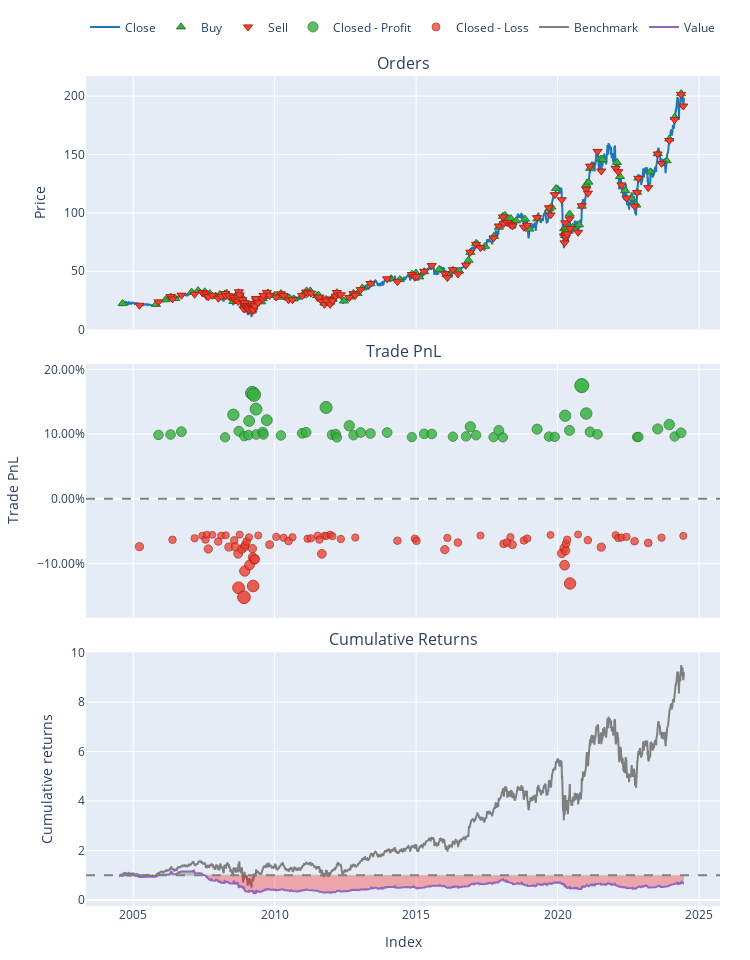

Notebook cell for this chart:
### Code cell
pf.plot().show()

### Figure 1 — Plotly figure (JSON) as saved in the notebook; plotly's stock layout.template omitted (floating-point values rounded to 4 significant figures; data arrays with more than 128 entries replaced by an {"elided": "..."} marker saying what was removed)
{"data": [{"legendgroup": "0", "line": {"color": "#1f77b4"}, "name": "Close", "showlegend": true, "type": "scatter", "uid": "cdec2ec7-48ce-4f07-94d1-85a0d6282d87", "x": {"elided": "5022 str values"}, "xaxis": "x", "y": {"elided": "5022 float values"}, "yaxis": "y"}, {"customdata": {"elided": "132x3 float values"}, "hovertemplate": "Order Id: %{customdata[0]}<br>Timestamp: %{x}<br>Price: %{y}<br>Size: %{customdata[1]:.6f}<br>Fees: %{customdata[2]:.6f}", "legendgroup": "1", "marker": {"color": "#37B13F", "line": {"color": "rgb(38,123,44)", "width": 1}, "size": 8, "symbol": "triangle-up"}, "mode": "markers", "name": "Buy", "type": "scatter", "uid": "65f2dfd6-ee5e-4756-918e-66555206458b", "x": {"elided": "132 str values"}, "xaxis": "x", "y": {"elided": "132 float values"}, "yaxis": "y"}, {"customdata": {"elided": "132x3 float values"}, "hovertemplate": "Order Id: %{customdata[0]}<br>Timestamp: %{x}<br>Price: %{y}<br>Size: %{customdata[1]:.6f}<br>Fees: %{customdata[2]:.6f}", "legendgroup": "2", "marker": {"color": "#EA4335", "line": {"color": "rgb(181,31,18)", "width": 1}, "size": 8, "symbol": "triangle-down"}, "mode": "markers", "name": "Sell", "type": "scatter", "uid": "17744648-3394-48f9-acbf-c8c8e4ca2281", "x": {"elided": "132 str values"}, "xaxis": "x", "y": {"elided": "132 float values"}, "yaxis": "y"}, {"customdata": {"elided": "53x4 float values"}, "hovertemplate": "Exit Trade Id: %{customdata[0]}<br>Position Id: %{customdata[1]}<br>Exit Timestamp: %{x}<br>PnL: %{customdata[2]:.6f}<br>Return: %{customdata[3]:.2%}", "legendgroup": "3", "marker": {"color": "#37B13F", "line": {"color": "rgb(38,123,44)", "width": 1}, "opacity": [0.8046, 0.8054, 0.8109, 0.8, 0.8436, 0.8118, 0.8024, 0.8044, 0.8317, 0.8856, 0.8824, 0.8545, 0.8055, 0.81, 0.8056, 0.8331, 0.8036, 0.8076, 0.8096, 0.8578, 0.8049, 0.806, 0.7997, 0.8223, 0.8041, 0.8092, 0.8073, 0.8092, 0.8003, 0.8067, 0.8064, 0.8012, 0.8017, 0.8204, 0.8042, 0.8003, 0.8133, 0.7999, 0.8158, 0.8014, 0.8008, 0.8418, 0.8133, 0.9, 0.846, 0.8103, 0.8058, 0.8004, 0.8008, 0.8162, 0.8246, 0.8016, 0.8086], "size": [9.548, 9.587, 9.84, 9.335, 11.37, 9.884, 9.444, 9.539, 10.81, 13.33, 13.18, 11.88, 9.591, 9.798, 9.595, 10.88, 9.503, 9.688, 9.784, 12.03, 9.563, 9.615, 9.32, 10.38, 9.523, 9.763, 9.676, 9.764, 9.35, 9.646, 9.633, 9.388, 9.415, 10.29, 9.528, 9.345, 9.953, 9.328, 10.07, 9.397, 9.372, 11.28, 9.953, 14, 11.48, 9.815, 9.603, 9.352, 9.371, 10.09, 10.48, 9.409, 9.735], "symbol": "circle"}, "mode": "markers", "name": "Closed - Profit", "type": "scatter", "uid": "062dd6dd-c1c6-4155-83f8-eaeda9d088af", "x": ["2005-11-23T00:00:00-05:00", "2006-04-28T00:00:00-04:00", "2006-09-15T00:00:00-04:00", "2008-04-01T00:00:00-04:00", "2008-07-17T00:00:00-04:00", "2008-09-26T00:00:00-04:00", "2008-12-05T00:00:00-05:00", "2009-01-28T00:00:00-05:00", "2009-02-06T00:00:00-05:00", "2009-03-18T00:00:00-04:00", "2009-04-09T00:00:00-04:00", "2009-05-06T00:00:00-04:00", "2009-05-08T00:00:00-04:00", "2009-07-30T00:00:00-04:00", "2009-08-10T00:00:00-04:00", "2009-09-22T00:00:00-04:00", "2010-03-23T00:00:00-04:00", "2010-12-22T00:00:00-05:00", "2011-02-11T00:00:00-05:00", "2011-10-27T00:00:00-04:00", "2012-01-11T00:00:00-05:00", "2012-03-01T00:00:00-05:00", "2012-03-15T00:00:00-04:00", "2012-08-21T00:00:00-04:00", "2012-10-15T00:00:00-04:00", "2013-01-16T00:00:00-05:00", "2013-05-22T00:00:00-04:00", "2013-12-23T00:00:00-05:00", "2014-11-07T00:00:00-05:00", "2015-04-15T00:00:00-04:00", "2015-07-22T00:00:00-04:00", "2016-04-20T00:00:00-04:00", "2016-10-07T00:00:00-04:00", "2016-12-01T00:00:00-05:00", "2017-02-14T00:00:00-05:00", "2017-09-27T00:00:00-04:00", "2017-12-04T00:00:00-05:00", "2018-01-25T00:00:00-05:00", "2019-04-12T00:00:00-04:00", "2019-09-13T00:00:00-04:00", "2019-11-27T00:00:00-05:00", "2020-04-09T00:00:00-04:00", "2020-06-04T00:00:00-04:00", "2020-11-09T00:00:00-05:00", "2021-01-06T00:00:00-05:00", "2021-02-24T00:00:00-05:00", "2021-06-01T00:00:00-04:00", "2022-10-24T00:00:00-04:00", "2022-11-10T00:00:00-05:00", "2023-07-17T00:00:00-04:00", "2023-12-14T00:00:00-05:00", "2024-02-21T00:00:00-05:00", "2024-05-14T00:00:00-04:00"], "xaxis": "x2", "y": [0.09868, 0.09934, 0.1037, 0.09503, 0.1298, 0.1044, 0.0969, 0.09853, 0.1203, 0.1633, 0.1607, 0.1385, 0.09941, 0.103, 0.09949, 0.1214, 0.09791, 0.1011, 0.1027, 0.1411, 0.09893, 0.09982, 0.09478, 0.1128, 0.09825, 0.1024, 0.1009, 0.1024, 0.09529, 0.1004, 0.1001, 0.09595, 0.0964, 0.1113, 0.09834, 0.09521, 0.1056, 0.09492, 0.1076, 0.0961, 0.09567, 0.1284, 0.1056, 0.1748, 0.1317, 0.1032, 0.09962, 0.09532, 0.09566, 0.1079, 0.1146, 0.0963, 0.1019], "yaxis": "y2"}, {"customdata": {"elided": "79x4 float values"}, "hovertemplate": "Exit Trade Id: %{customdata[0]}<br>Position Id: %{customdata[1]}<br>Exit Timestamp: %{x}<br>PnL: %{customdata[2]:.6f}<br>Return: %{customdata[3]:.2%}", "legendgroup": "4", "marker": {"color": "#EA4335", "line": {"color": "rgb(181,31,18)", "width": 1}, "opacity": [0.7736, 0.7602, 0.7573, 0.7522, 0.7597, 0.7503, 0.778, 0.7506, 0.7635, 0.752, 0.7516, 0.7742, 0.7612, 0.774, 0.7873, 0.8531, 0.7502, 0.7782, 0.8713, 0.7738, 0.8206, 0.77, 0.7634, 0.7554, 0.8091, 0.7772, 0.7941, 0.8496, 0.7986, 0.7975, 0.7518, 0.7696, 0.7546, 0.7563, 0.7626, 0.7551, 0.7581, 0.7574, 0.7521, 0.7598, 0.7873, 0.7523, 0.7528, 0.7502, 0.753, 0.7586, 0.7558, 0.7619, 0.758, 0.7623, 0.7792, 0.7566, 0.7656, 0.752, 0.768, 0.7656, 0.7548, 0.7697, 0.7615, 0.7577, 0.7509, 0.7864, 0.7763, 0.8093, 0.7814, 0.7676, 0.7602, 0.8447, 0.75, 0.7609, 0.7744, 0.7512, 0.7568, 0.7557, 0.7546, 0.763, 0.7663, 0.756, 0.7526], "size": [8.101, 7.474, 7.339, 7.105, 7.454, 7.014, 8.306, 7.029, 7.628, 7.093, 7.073, 8.131, 7.523, 8.122, 8.743, 11.81, 7.011, 8.314, 12.66, 8.111, 10.3, 7.935, 7.627, 7.253, 9.756, 8.271, 9.059, 11.65, 9.269, 9.216, 7.085, 7.913, 7.214, 7.294, 7.589, 7.24, 7.377, 7.344, 7.097, 7.459, 8.743, 7.106, 7.133, 7.009, 7.142, 7.401, 7.273, 7.557, 7.371, 7.572, 8.363, 7.306, 7.73, 7.092, 7.838, 7.729, 7.224, 7.921, 7.536, 7.361, 7.04, 8.699, 8.226, 9.769, 8.467, 7.821, 7.477, 11.42, 7, 7.509, 8.139, 7.054, 7.316, 7.268, 7.214, 7.608, 7.759, 7.282, 7.123], "symbol": "circle"}, "mode": "markers", "name": "Closed - Loss", "type": "scatter", "uid": "b9c97751-1362-4f5a-a4e5-499fcbeb25a7", "x": ["2005-03-22T00:00:00-05:00", "2006-05-23T00:00:00-04:00", "2007-03-05T00:00:00-05:00", "2007-06-12T00:00:00-04:00", "2007-07-23T00:00:00-04:00", "2007-08-09T00:00:00-04:00", "2007-08-28T00:00:00-04:00", "2007-10-19T00:00:00-04:00", "2008-01-04T00:00:00-05:00", "2008-02-11T00:00:00-05:00", "2008-04-10T00:00:00-04:00", "2008-05-20T00:00:00-04:00", "2008-07-28T00:00:00-04:00", "2008-08-12T00:00:00-04:00", "2008-09-17T00:00:00-04:00", "2008-09-22T00:00:00-04:00", "2008-10-06T00:00:00-04:00", "2008-11-06T00:00:00-05:00", "2008-12-01T00:00:00-05:00", "2008-12-09T00:00:00-05:00", "2008-12-11T00:00:00-05:00", "2008-12-18T00:00:00-05:00", "2009-01-05T00:00:00-05:00", "2009-02-03T00:00:00-05:00", "2009-02-10T00:00:00-05:00", "2009-03-20T00:00:00-04:00", "2009-03-24T00:00:00-04:00", "2009-03-30T00:00:00-04:00", "2009-04-14T00:00:00-04:00", "2009-04-20T00:00:00-04:00", "2009-06-03T00:00:00-04:00", "2009-10-28T00:00:00-04:00", "2010-01-21T00:00:00-05:00", "2010-04-27T00:00:00-04:00", "2010-06-29T00:00:00-04:00", "2010-08-19T00:00:00-04:00", "2011-03-02T00:00:00-05:00", "2011-04-14T00:00:00-04:00", "2011-07-11T00:00:00-04:00", "2011-08-02T00:00:00-04:00", "2011-09-02T00:00:00-04:00", "2011-10-07T00:00:00-04:00", "2011-10-31T00:00:00-04:00", "2011-12-19T00:00:00-05:00", "2012-01-17T00:00:00-05:00", "2012-05-04T00:00:00-04:00", "2012-11-07T00:00:00-05:00", "2014-05-05T00:00:00-04:00", "2014-12-16T00:00:00-05:00", "2015-01-06T00:00:00-05:00", "2016-01-07T00:00:00-05:00", "2016-02-09T00:00:00-05:00", "2016-06-24T00:00:00-04:00", "2017-04-12T00:00:00-04:00", "2018-02-05T00:00:00-05:00", "2018-03-22T00:00:00-04:00", "2018-05-03T00:00:00-04:00", "2018-05-29T00:00:00-04:00", "2018-10-24T00:00:00-04:00", "2018-12-06T00:00:00-05:00", "2019-10-03T00:00:00-04:00", "2020-02-25T00:00:00-05:00", "2020-03-27T00:00:00-04:00", "2020-04-01T00:00:00-04:00", "2020-04-15T00:00:00-04:00", "2020-04-21T00:00:00-04:00", "2020-05-04T00:00:00-04:00", "2020-06-11T00:00:00-04:00", "2020-09-23T00:00:00-04:00", "2021-01-27T00:00:00-05:00", "2021-07-19T00:00:00-04:00", "2022-01-20T00:00:00-05:00", "2022-02-24T00:00:00-05:00", "2022-04-06T00:00:00-04:00", "2022-06-10T00:00:00-04:00", "2022-09-22T00:00:00-04:00", "2023-03-17T00:00:00-04:00", "2023-09-05T00:00:00-04:00", "2024-06-12T00:00:00-04:00"], "xaxis": "x2", "y": [-0.07393, -0.06321, -0.0609, -0.0569, -0.06288, -0.05536, -0.07744, -0.0556, -0.06584, -0.0567, -0.05635, -0.07444, -0.06405, -0.0743, -0.08491, -0.1374, -0.05529, -0.07758, -0.1519, -0.07411, -0.1115, -0.0711, -0.06582, -0.05943, -0.1022, -0.07683, -0.09031, -0.1346, -0.09392, -0.093, -0.05656, -0.07072, -0.05876, -0.06013, -0.06519, -0.05921, -0.06155, -0.06099, -0.05676, -0.06296, -0.08491, -0.05693, -0.05738, -0.05527, -0.05754, -0.06197, -0.05978, -0.06463, -0.06145, -0.06489, -0.07842, -0.06035, -0.06759, -0.05668, -0.06944, -0.06757, -0.05893, -0.07086, -0.06427, -0.06128, -0.05579, -0.08416, -0.07607, -0.1025, -0.08019, -0.06915, -0.06327, -0.1307, -0.05511, -0.0638, -0.07458, -0.05603, -0.06051, -0.05969, -0.05877, -0.06551, -0.06808, -0.05993, -0.05722], "yaxis": "y2"}, {"legendgroup": "5", "line": {"color": "#7f7f7f"}, "name": "Benchmark", "showlegend": true, "type": "scatter", "uid": "e25d8408-1e79-4a7e-8134-06cdbe3d2ef7", "x": {"elided": "5022 str values"}, "xaxis": "x3", "y": {"elided": "5022 float values"}, "yaxis": "y3"}, {"hoverinfo": "skip", "legendgroup": "6", "line": {"color": "rgba(0, 0, 0, 0)", "width": 0}, "opacity": 0, "showlegend": false, "type": "scatter", "uid": "819ff21f-f875-4728-b0ad-aaab1d73e70b", "x": {"elided": "5022 str values"}, "xaxis": "x3", "y": {"elided": "5022 int values"}, "yaxis": "y3"}, {"connectgaps": false, "fill": "tonexty", "fillcolor": "rgba(0, 128, 0, 0.3)", "hoverinfo": "skip", "legendgroup": "6", "line": {"color": "rgba(0, 0, 0, 0)", "width": 0}, "opacity": 0, "showlegend": false, "type": "scatter", "uid": "336a03da-0d7c-4e2a-b593-d168ac301272", "x": {"elided": "5022 str values"}, "xaxis": "x3", "y": {"elided": "5022 float values"}, "yaxis": "y3"}, {"hoverinfo": "skip", "legendgroup": "6", "line": {"color": "rgba(0, 0, 0, 0)", "width": 0}, "opacity": 0, "showlegend": false, "type": "scatter", "uid": "d412e2ca-a2ab-4ff1-bae7-30d850451009", "x": {"elided": "5022 str values"}, "xaxis": "x3", "y": {"elided": "5022 int values"}, "yaxis": "y3"}, {"connectgaps": false, "fill": "tonexty", "fillcolor": "rgba(255, 0, 0, 0.3)", "hoverinfo": "skip", "legendgroup": "6", "line": {"color": "rgba(0, 0, 0, 0)", "width": 0}, "opacity": 0, "showlegend": false, "type": "scatter", "uid": "dab9120f-a73a-49ba-a180-459d1ebb5e80", "x": {"elided": "5022 str values"}, "xaxis": "x3", "y": {"elided": "5022 float values"}, "yaxis": "y3"}, {"legendgroup": "7", "line": {"color": "#9467bd"}, "name": "Value", "showlegend": true, "type": "scatter", "uid": "32f7ccbc-c1b5-46e0-8e62-c2249c074f5e", "x": {"elided": "5022 str values"}, "xaxis": "x3", "y": {"elided": "5022 float values"}, "yaxis": "y3"}, {"hoverinfo": "skip", "legendgroup": "6", "line": {"color": "rgba(0, 0, 0, 0)", "width": 0}, "opacity": 0, "showlegend": false, "type": "scatter", "uid": "4492417d-c02f-4f98-a1c3-59111c1e284a", "x": {"elided": "5022 str values"}, "xaxis": "x3", "y": {"elided": "5022 int values"}, "yaxis": "y3"}], "layout": {"annotations": [{"font": {"size": 16}, "showarrow": false, "text": "Orders", "x": 0.5, "xanchor": "center", "xref": "paper", "y": 1, "yanchor": "bottom", "yref": "paper"}, {"font": {"size": 16}, "showarrow": false, "text": "Trade PnL", "x": 0.5, "xanchor": "center", "xref": "paper", "y": 0.6528, "yanchor": "bottom", "yref": "paper"}, {"font": {"size": 16}, "showarrow": false, "text": "Cumulative Returns", "x": 0.5, "xanchor": "center", "xref": "paper", "y": 0.3056, "yanchor": "bottom", "yref": "paper"}], "height": 960, "legend": {"orientation": "h", "traceorder": "normal", "x": 1, "xanchor": "right", "y": 1.042, "yanchor": "bottom"}, "margin": {"b": 30, "l": 30, "r": 30, "t": 30}, "shapes": [{"line": {"color": "gray", "dash": "dash"}, "type": "line", "x0": 0, "x1": 1, "xref": "paper", "y0": 0, "y1": 0, "yref": "y2"}, {"line": {"color": "gray", "dash": "dash"}, "type": "line", "x0": 0, "x1": 1, "xref": "paper", "y0": 1, "y1": 1, "yref": "y3"}], "showlegend": true, "width": 750, "xaxis": {"anchor": "y", "domain": [0, 1], "matches": "x3", "showticklabels": false}, "xaxis2": {"anchor": "y2", "domain": [0, 1], "matches": "x3", "showticklabels": false}, "xaxis3": {"anchor": "y3", "domain": [0, 1], "title": {"text": "Index"}}, "yaxis": {"anchor": "x", "domain": [0.6944, 1], "title": {"text": "Price"}}, "yaxis2": {"anchor": "x2", "domain": [0.3472, 0.6528], "tickformat": ".2%", "title": {"text": "Trade PnL"}}, "yaxis3": {"anchor": "x3", "domain": [0, 0.3056], "title": {"text": "Cumulative returns"}}}}
